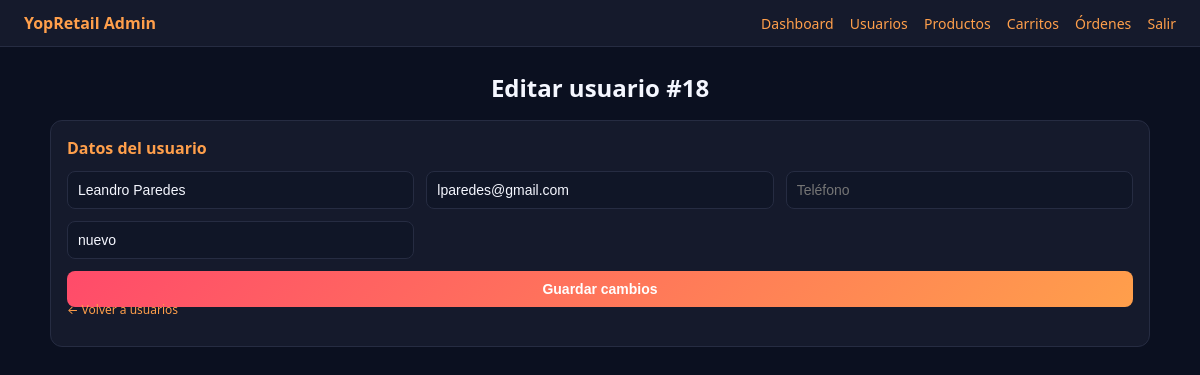
/admin/users/18/edit (signed in), run on an earlier commit of the app's database.
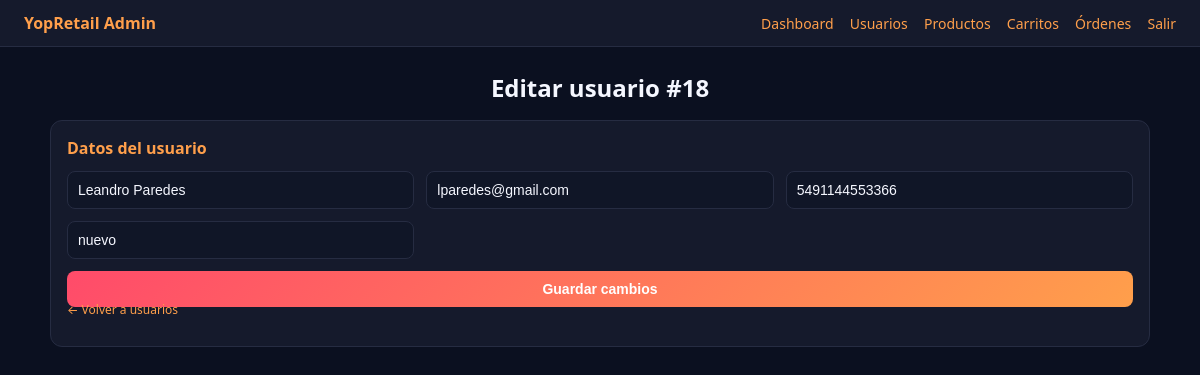
And on a later commit of the database.
### tables this page shows
CREATE TABLE users (
    id          INTEGER PRIMARY KEY AUTOINCREMENT,
    name        TEXT NOT NULL,
    email       TEXT NOT NULL UNIQUE,
    phone       TEXT,
    segment     TEXT DEFAULT 'nuevo',
    created_at  TEXT DEFAULT (datetime('now'))
);

### backoffice_app.py (the view)
@app.get("/admin/users/{user_id}/edit", response_class=HTMLResponse)
def admin_user_edit_page(
    user_id: int,
    request: Request,
    _: bool = Depends(get_current_admin),
):
    with get_connection() as conn:
        user = conn.execute(
            "SELECT id, name, email, phone, segment, created_at FROM users WHERE id = ?",
            (user_id,),
        ).fetchone()
    if not user:
        raise HTTPException(status_code=404, detail="Usuario no encontrado")
    return templates.TemplateResponse(
        "user_edit.html",
        {"request": request, "user": user},
    )

### templates/user_edit.html (shortened to what this page needs)
{% extends "admin_base.html" %}
{% block content %}
<h2>Editar usuario #{{ user.id }}</h2>
<section class="form-section">
  <h3>Datos del usuario</h3>
  <form method="post" action="/admin/users/{{ user.id }}/edit" class="form-grid">
    <input type="text" name="name" placeholder="Nombre" value="{{ user.name }}" required>
    <input type="email" name="email" placeholder="Email" value="{{ user.email }}" required>
    <input type="text" name="phone" placeholder="Teléfono" value="{{ user.phone or '' }}">
    <input type="text" name="segment" placeholder="Segmento" value="{{ user.segment or '' }}">
    <button type="submit">Guardar cambios</button>
  </form>
  <p class="help-text">
    <a href="/admin/users">← Volver a usuarios</a>
  </p>
</section>
{% endblock %}

What changed in the data, as far as the page shows it:
changed users "Leandro Paredes": phone (not shown) → "5491144553366"
